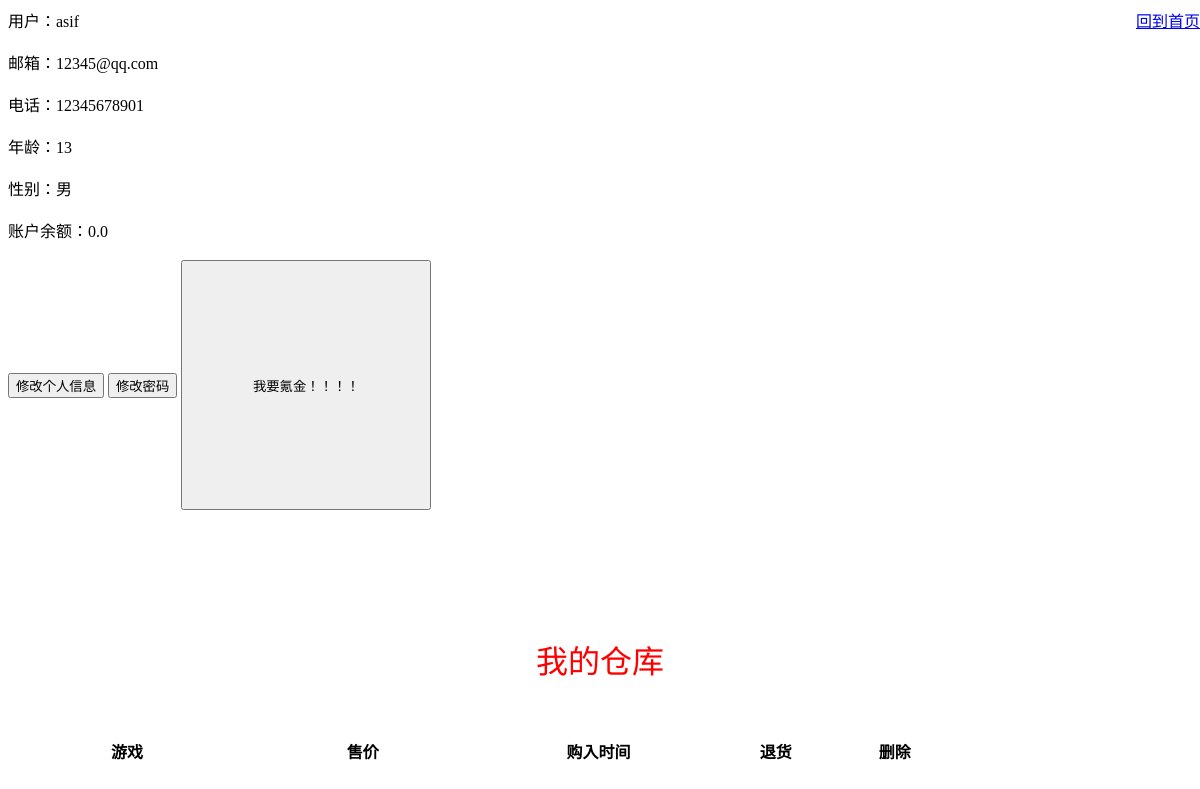
The page /Account?UID=U202000007 (signed in) on the database its author committed.
### tables this page shows
CREATE TABLE "USER" (
"UID"  varchar(10),
"Uname"  varchar(10),
"Upassword"  varchar(40),
"Umail"  varchar(30),
"Utelnumber"  varchar(20),
"Uage"  int,
"Usex"  varchar(10),
"Uamount"  real NOT NULL DEFAULT 0, Urow int,
PRIMARY KEY ("UID" ASC)
);

### views/Users.py (the view)
@User.route("/Account")
def showAccount():
    if session.get('user_info') == None:
        return redirect('/SignIn')
    if request.args.get("UID") != None:
        UID = request.args['UID']
    else:
        return redirect('/Account?UID=' + session.get("user_info"))
    conn = sqlite3.connect("app\\database\\Stream.db",check_same_thread = False)
    mycursor = conn.cursor()
    mycursor.execute("SELECT UID,Uname,Umail,Utelnumber,Uage,Usex,Uamount FROM USER WHERE UID = '" + UID + "'")
    info = mycursor.fetchone()
    mycursor.execute("SELECT Gname,Gsale,Sdate,GID FROM STORE,GAME WHERE Suser = '" + UID + "' AND STORE.Sgame = GAME.GID")
    sto = mycursor.fetchall()
    conn.commit()
    conn.close()
    return render_template("Account.html" , info = info , sto = sto)

### templates/Account.html (shortened to what this page needs)
<!DOCTYPE html>
<html lang="en">
<head>
    <link rel="stylesheet" type="text/css" href="../static/Account/css/cbox.css">
</head>
<a href="/HomePage" style="position: absolute; right: 0px;">回到首页</a>
<body>
    用户：{{info[1]}}<br><br>
    邮箱：{{info[2]}}<br><br>
    电话：{{info[3]}}<br><br>
    年龄：{{info[4]}}<br><br>
    性别：{{info[5]}}<br><br>
    账户余额：{{info[6]}}<br><br>
</body>
<body>
    <button id = "change" >修改个人信息</button>
</body>
<body>
    <button id = "changeP">修改密码</button>
</body>
<body>
    <button id = "changeM"  style="width: 250px;height: 250px;">我要氪金！！！！</button>
    <br><br><br><br><br><br><br><br>
    <div class = "store">
        <center><font size="6" color = "red">我的仓库</font></center><br><br><br>
        <form action = "/Cancel" method = "POST">
			<table width="80%">
				<thead>
					<tr>
						<th width = "20%">游戏</th>
                        <th width = "20%">售价</th>
                        <th width = "20%">购入时间</th>
						<th width = "10%">退货</th>
						<th width = "10%">删除</th>
					</tr>
				</thead>
			</table>
		</form>
    </div>
</body>
</html>

### rows shown on the page
USER: Uname "asif", Umail "12345@qq.com", Utelnumber "12345678901", Uage "13", Usex "男", Uamount "0.0"
